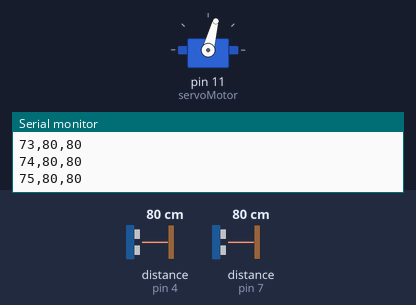
Simulated run of this sketch. Board: Arduino Uno, built with avr-gcc and run on an emulated ATmega328P. Parts: servo, the last lines printed to the serial monitor. The inputs (shaded band) are chosen by the test bench; at power-on: distance to the obstacle (sensors on pin 4, pin 7) 80 cm.

Above: at 3.2 s.
3.3 s: distance to the obstacle (sensor on pin 4) set to 2 cm
At 3.68 s:
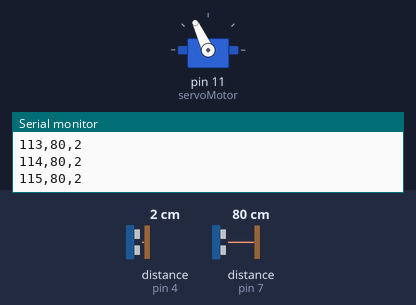
6.3 s: distance to the obstacle (sensor on pin 7) set to 2 cm
At 6.45 s:
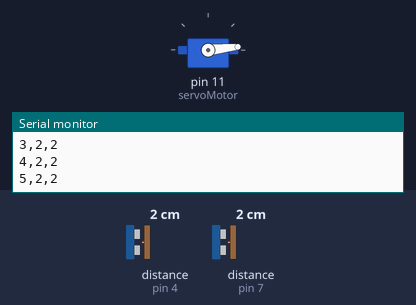
9.3 s: distance to the obstacle (sensor on pin 4) set to 183 cm
At 10.47 s:
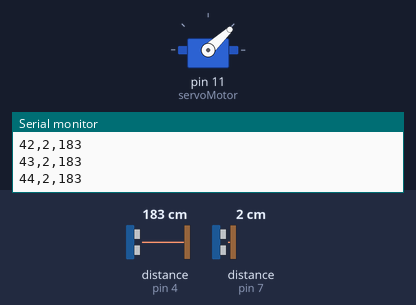
12.3 s: distance to the obstacle (sensor on pin 7) set to 4 cm
Timing chart, 0 to 16.3 s (numbered marks = the images above; inputs shaded):
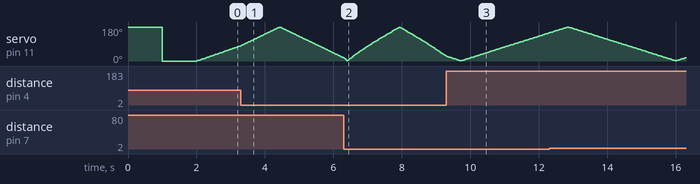

The sketch:

radar_code.ino
```cpp
#include <HCSR04.h>
#include <Servo.h>

UltraSonicDistanceSensor distanceSensor(6, 7);             //Create the 1st sensor object
UltraSonicDistanceSensor distanceSensor2(5, 4);             //Create the 2nd sensor object
Servo servoMotor;            //Create the Servo object

int delayTime = 5;            //Delay value to wait for the servo to reach the 1 angle difference
long d;                 //Distance from 1st sensor calculated
long d2;                //Distance from 2nd sensor calculated

void setup() {
  Serial.begin(9600);           //Initialize the Serial communication at 9600 bauds

  servoMotor.attach(11);         //Attach the servo to the Digital PWM pin 2
  servoMotor.write(180);        //Rotate the servo to the 180?
  delay(1000);              //Wait for the servo to reach 180?
  servoMotor.write(0);          //Rotate the servo to the 0?
  delay(1000);              //Wait for the servo to reach 0?

}

void loop() {
  for (int i = 1; i < 180; i++) {   //Move the Servo 180 degrees forward
    readSensors();            //Read the sensors
    Serial.print(i);          //Print the angle
    Serial.print(",");          //Print a ","
    Serial.print(d);          //Print the 1st distance
    Serial.print(",");          //Print a ","
    Serial.println(d2);         //Print the 2nd distance with end line
    servoMotor.write(i);        //Set the sensor at the angle
    delay(delayTime);         //Wait for the servo to reach i?
  }
  for (int i = 180; i > 1; i--) {   //Move the Servo 180 degrees backward
    readSensors();            //Read the sensors
    Serial.print(i);          //Print the angle
    Serial.print(",");          //Print a ","
    Serial.print(d);          //Print the 1st distance
    Serial.print(",");          //Print a ","
    Serial.println(d2);         //Print the 2nd distance with end line
    servoMotor.write(i);        //Set the sensor at the angle
    delay(delayTime);         //Wait for the servo to reach i?
  }
}

void readSensors() {
  d = distanceSensor.measureDistanceCm();
  d2 = distanceSensor2.measureDistanceCm();
}
```
